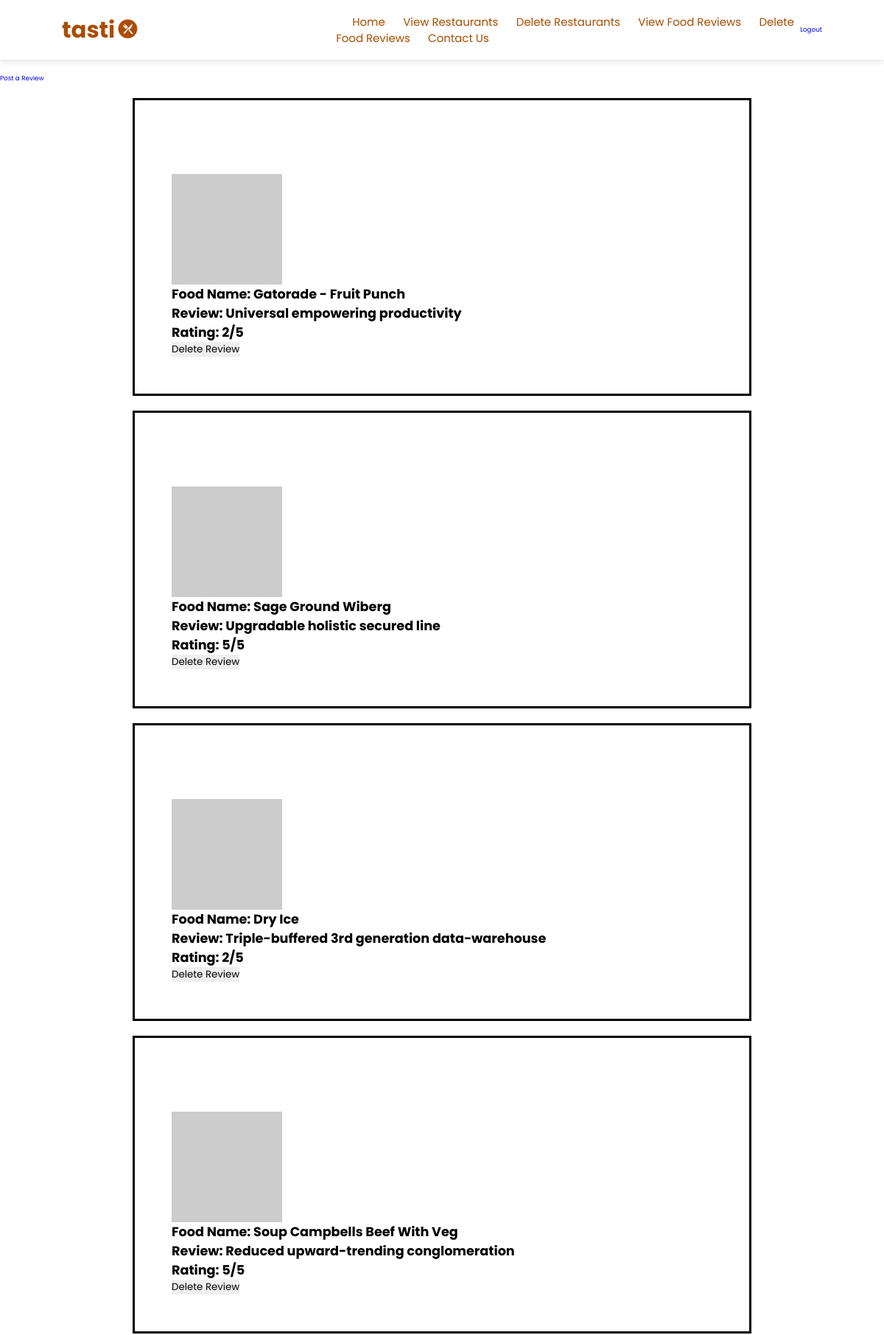
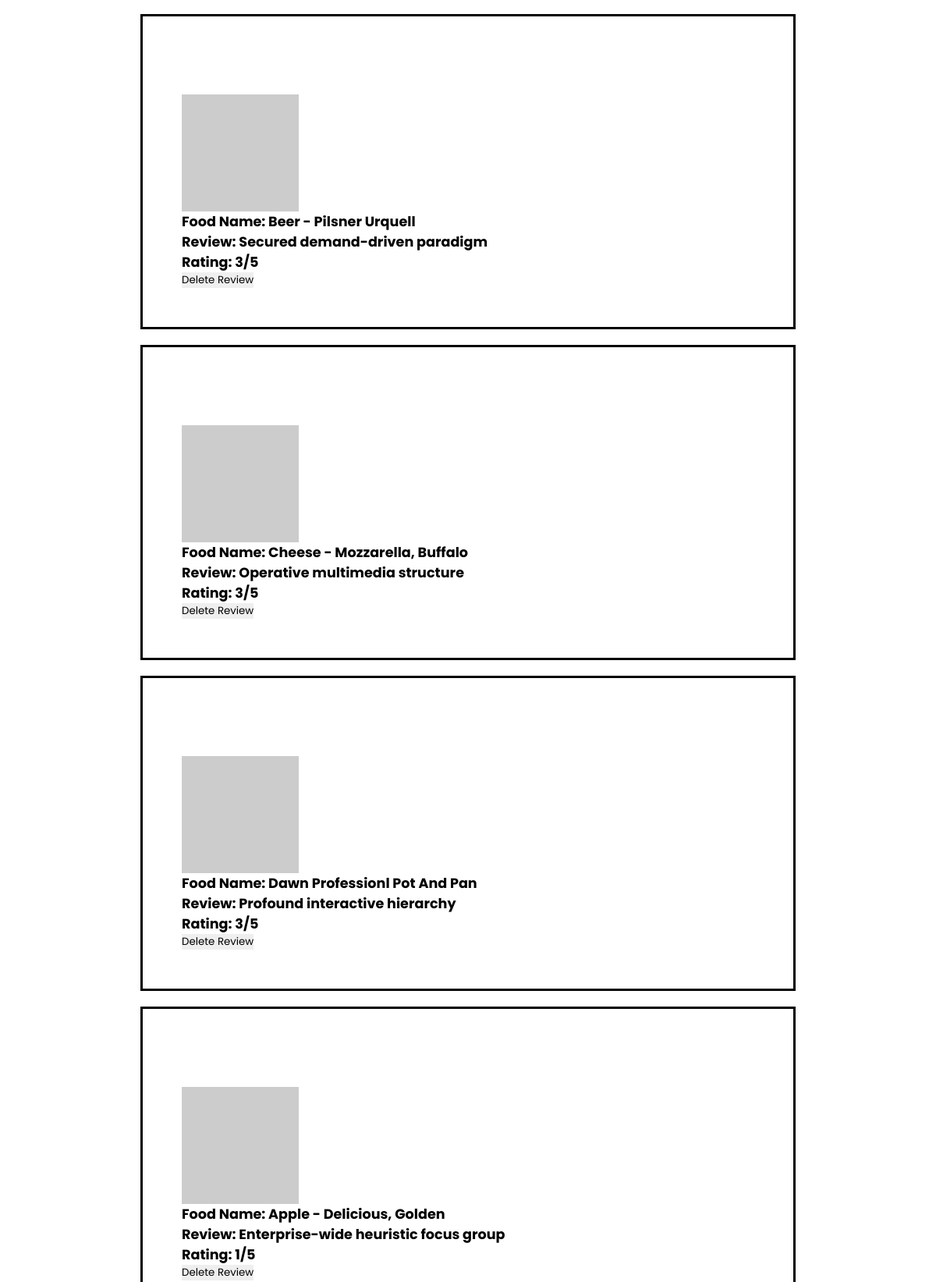
The page /pages/fooditem-review.php (signed in, upper part) on the database its author committed (2 pictures, top to bottom).
### tables this page shows
CREATE TABLE `food_reviews` (
  `review_id` int(11) NOT NULL,
  `food_name` varchar(200) NOT NULL,
  `food_review` varchar(200) NOT NULL,
  `food_rating` varchar(200) NOT NULL,
  `food_img` varchar(250) NOT NULL
);

### pages/fooditem-review.php (the view, shortened to what this page needs)
<?php
require_once 'checksession.php';
$conn = new mysqli($hn, $un, $pw, $db);
$query = "SELECT * from food_reviews";
$result = $conn ->query($query);
echo <<<_END
	<a href="add-review.php">Post a Review</a>
_END;
$rows=$result->num_rows;
for($j=0; $j<$rows; $j++) {
	$result->data_seek($j);
	$row=$result->fetch_array(MYSQLI_BOTH);
	$imagepath = $row['food_img'];
	echo <<<_END
    <div class="block">
    <div class="r-div">
	<h1>
    <img src='$imagepath' class='food_img' style="width:150px; height:150px;"><br>
		Food Name: $row[food_name]<br>
        Review: $row[food_review]<br>
        Rating: $row[food_rating]/5<br>
	</h1>
    </div>
    <form action="delete-restaurant.php?review_id=$row[review_id]" method="post">
	<input type="hidden" name="delete" value="yes">
	<input type="hidden" name="review_id" value="$row[review_id]">
	<input type="submit" value="Delete Review">
	</form>
    </div>
_END;
}
?>
<!DOCTYPE html>
<html lang="en">
<head>
</head>
<body>
    <header class="header">
        <a href="index.php" class="logo">tasti <img src="icon.png" alt="icon" class="icon"></a>
        <nav class="navbar">
            <a style="--i:0;" href="index.php">Home</a>
            <a style="--i:1;" href="view-restaurants-member.php">View Restaurants</a>
            <a style="--i:2;" href="view-restaurants.php">Delete Restaurants</a>
            <a style="--i:3;" href="fooditem-review-member.php">View Food Reviews</a>
            <a style="--i:4;" href="fooditem-review.php">Delete Food Reviews</a>
            <a style="--i:5;" href="contact.php">Contact Us</a>
        </nav>
        <a style="--i:5;" href="logout.php" class="i-logout">Logout</a>
    </header>
</body>
</html>

### rows shown on the page
food_reviews: food_name "Gatorade - Fruit Punch", food_review "Universal empowering productivity", food_rating "2"
food_reviews: food_name "Sage Ground Wiberg", food_review "Upgradable holistic secured line", food_rating "5"
food_reviews: food_name "Dry Ice", food_review "Triple-buffered 3rd generation data-warehouse", food_rating "2"
food_reviews: food_name "Soup Campbells Beef With Veg", food_review "Reduced upward-trending conglomeration", food_rating "5"
food_reviews: food_name "Beer - Pilsner Urquell", food_review "Secured demand-driven paradigm", food_rating "3"
food_reviews: food_name "Cheese - Mozzarella, Buffalo", food_review "Operative multimedia structure", food_rating "3"
food_reviews: food_name "Dawn Professionl Pot And Pan", food_review "Profound interactive hierarchy", food_rating "3"
food_reviews: food_name "Apple - Delicious, Golden", food_review "Enterprise-wide heuristic focus group", food_rating "1"
